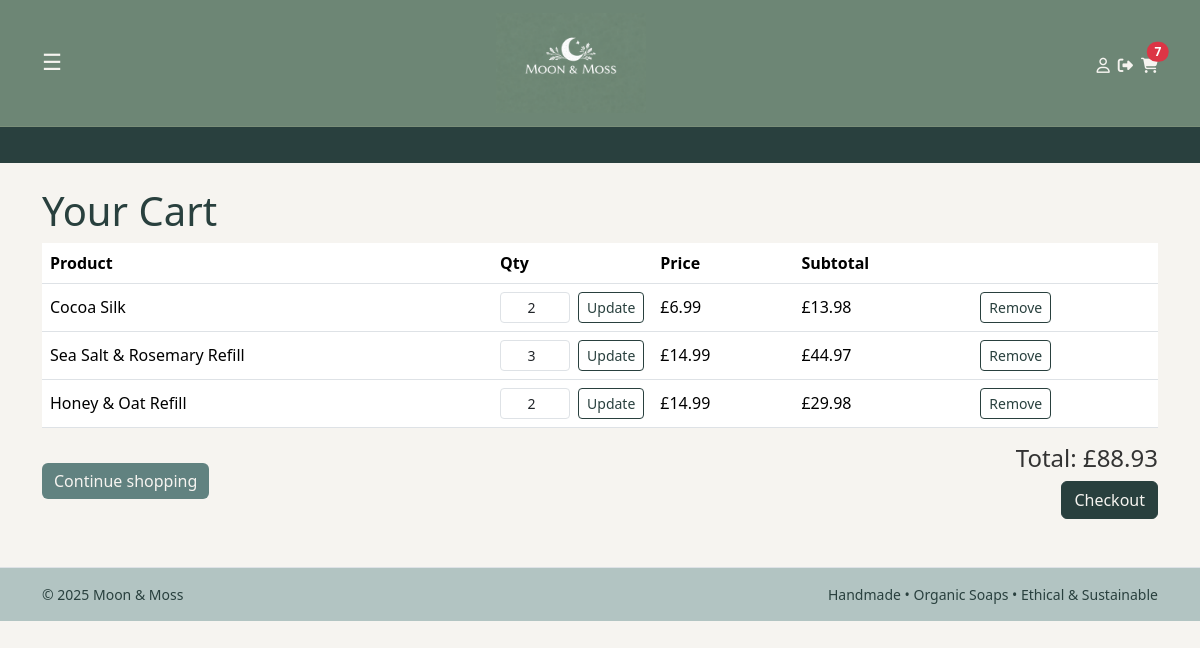
The app's page /cart/ (signed in) with its own data.
### cart/models.py (models this page shows, shortened)
class CartItem(models.Model):
    cart = models.ForeignKey(Cart, on_delete=models.CASCADE, related_name="items")
    product = models.ForeignKey(Product, on_delete=models.PROTECT)
    qty = models.PositiveIntegerField(default=1)
    class Meta:
        unique_together = ("cart", "product")
    @property
    def subtotal(self):
        return self.qty * self.product.price

class Cart(models.Model):
    user = models.ForeignKey(
        settings.AUTH_USER_MODEL, null=True, blank=True, on_delete=models.CASCADE
    )
    session_key = models.CharField(max_length=40, blank=True, db_index=True)
    created_at = models.DateTimeField(auto_now_add=True)
    updated_at = models.DateTimeField(auto_now=True)
    @property
    def total(self):
        return sum(item.subtotal for item in self.items.select_related("product"))

### catalog/models.py (models this page shows, shortened)
class Product(models.Model):
    title = models.CharField(max_length=160)
    slug = models.SlugField(max_length=180, unique=True, blank=True)
    description = models.TextField(blank=True)
    scent = models.CharField(max_length=50, help_text="e.g. Lavender, Citrus")
    weight_g = models.PositiveIntegerField(help_text="Net weight in grams")
    price = models.DecimalField(max_digits=6, decimal_places=2)
    stock_qty = models.PositiveIntegerField(default=0)
    active = models.BooleanField(default=True)
    created_at = models.DateTimeField(auto_now_add=True)
    tags = models.CharField(
        max_length=250,
        blank=True,
        help_text="Comma-separated tags, e.g. winter, woody, refillable"
    )
    class Meta:
        ordering = ["title"]

### cart/views.py (the view)
# urls.py: path("", views.view_cart, name="view"),
def view_cart(request):
    cart = get_or_create_cart(request)
    return render(request, "cart/view.html", {"cart": cart})

### cart/context_processors.py (called while the page is built)
def cart_count(request):
    cart = get_or_create_cart(request)
    try:
        count = sum(i.qty for i in cart.items.all())
    except Exception:
        count = 0
    return {"cart_count": count}

### cart/utils.py (called while the page is built)
def get_or_create_cart(request):
    if not request.session.session_key:
        request.session.create()
    request.session.set_expiry(60 * 60 * 24 * 14)
    session_key = request.session.session_key
    if request.user.is_authenticated:
        cart, _ = Cart.objects.get_or_create(
            user=request.user,
            defaults={"session_key": session_key},
        )
    else:
        cart, _ = Cart.objects.get_or_create(
            user=None,
            session_key=session_key,
        )
    return cart

### cart/templates/cart/view.html (shortened to what this page needs)
{% extends "base.html" %}
{% block content %}
<h1>Your Cart</h1>
{% if cart.items.all %}
<div class="table-responsive">
<table class="table align-middle">
  <thead>
    <tr>
      <th>Product</th>
      <th style="width:120px;">Qty</th>
      <th>Price</th>
      <th>Subtotal</th>
      <th></th>
    </tr>
  </thead>
  <tbody>
    {% for item in cart.items.all %}
    <tr>
      <td>{{ item.product.title }}</td>
      <td>
        <form method="post" action="{% url 'cart:update' item.id %}" class="d-flex">
          <input type="number"
            name="qty"
            value="{{ item.qty }}"
            min="1"
            max="{{ item.product.stock_qty }}"
            class="form-control form-control-sm me-2 cart-qty-input">
          <button class="btn btn-sm btn-update" type="submit">Update</button>
        </form>
      </td>
      <td>£{{ item.product.price }}</td>
      <td>£{{ item.subtotal }}</td>
      <td>
        <form method="post" action="{% url 'cart:remove' item.id %}">
          <button class="btn btn-sm btn-remove" type="submit">Remove</button>
        </form>
      </td>
    </tr>
    {% endfor %}
  </tbody>
</table>
</div>
<div class="d-flex justify-content-between align-items-center">
  <a href="{% url 'catalog:product_list' %}" class="btn btn-continue">
    Continue shopping
  </a>
  <div class="text-end">
    <h4>Total: £{{ cart.total }}</h4>
    <a href="{% url 'checkout:summary' %}" class="btn btn-checkout">
      Checkout
    </a>
  </div>
</div>
{% else %}
<p>Your cart is empty.</p>
<a href="{% url 'catalog:product_list' %}" class="btn btn-primary">Back to shop</a>
{% endif %}
{% endblock %}

### static/css/main.css (style rules this page uses)
body { background-color: #f6f4f0; color: #333333; font-family: system-ui, -apple-system, BlinkMacSystemFont, "Segoe UI", sans-serif; }
h1, .h1, h2, .h2, h3, .h3 { color: #29403e; }
a { color: #29403e; }
.btn-update { border-color: #29403e; color: #29403e; }
.btn-remove { border-color: #29403e; color: #29403e; }
.btn-continue { background-color: #618280; color: #f6f4f0; border: none; font-weight: 500; }
.btn-checkout { background-color: #29403e; border-color: #29403e; color: #f6f4f0; }
.cart-qty-input { width: 70px; text-align: center; padding-right: 0; }

### records on screen
CartItem: product "Cocoa Silk", qty "2", product.price "6.99", subtotal "13.98"
CartItem: product "Sea Salt & Rosemary Refill", qty "3", product.price "14.99", subtotal "44.97"
CartItem: product "Honey & Oat Refill", qty "2", product.price "14.99", subtotal "29.98"
Cart: total "88.93"

### other values on screen
{{ cart_count|default:0 }} "7"
{{ now|default:"2025" }} "2025"
